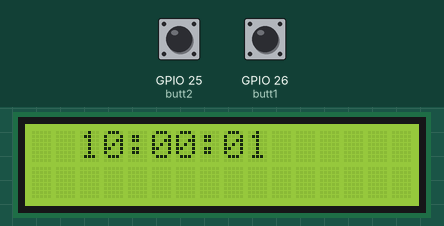
This program was run on a simulated ESP32. Parts: 16×2 character LCD. The test bench sets the inputs (shaded band); at power-on: GPIO 26 (butt1) LOW, GPIO 25 (butt2) LOW. The local clock reads 2024-03-15 10:24:30 at power-on unless the program sets it.

Above: at 1.2 s.
1.3 s: GPIO 26 (butt1) pulled HIGH for 3.2 s
At 3.8 s:
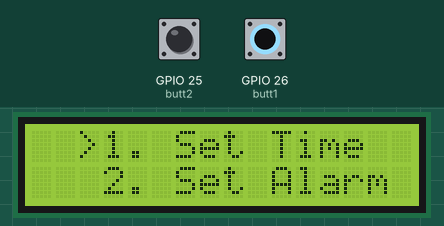
6.0 s: GPIO 25 (butt2) pulled HIGH for 0.15 s
At 6.13 s:
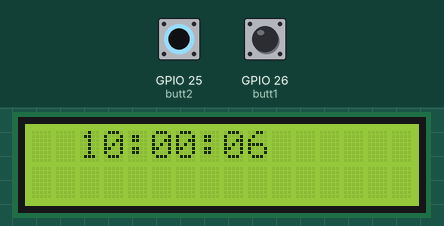
6.7 s: GPIO 25 (butt2) pulled HIGH for 1 s
At 6.96 s:
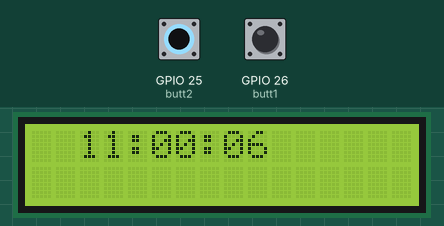
8.3 s: GPIO 26 (butt1) pulled HIGH for 0.15 s
At 8.42 s:
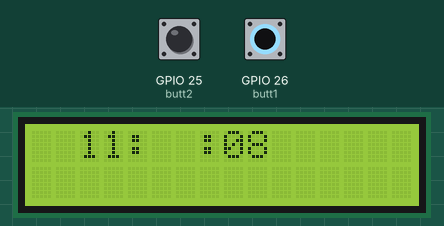
Timing chart, 0 to 10.0 s (numbered marks = the images above; inputs shaded):
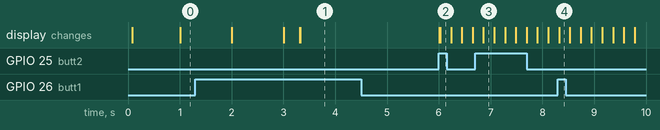

Measured:
- after the input at 1.3 s, the display: first differs from a run without the input after 2.0 s (image 1)
- after the input at 6.0 s, the display: first changes at once (image 2 shows a later state)

The program:

main.cpp
```cpp
#include <Arduino.h>

#include <LiquidCrystal.h>
#include <ESP32Time.h>

const int rs = 17, en = 16, d4 = 13, d5 = 12, d6 = 14, d7 = 27;
LiquidCrystal lcd(rs, en, d4, d5, d6, d7);
ESP32Time rts(0);

const int butt1 = 26;
const int butt2 = 25;

int butt1CurrentStat;
int butt1LastStat = 0;

int butt2CurrentStat;
int butt2LastStat;

unsigned long optionEnterTime = 0;
unsigned long butt1PushMoment = 0;

bool optionModeActivated;
bool isOption1 = true;

char selector1 = '>';
char selector2 = ' ';

//------------SetTime option-----------

int hour;
int minute;
int second;
int day;
int month;
int year;

unsigned long selectorLastBlink;
bool isSelectorIsBlinking = false;
bool is24HourFormat = true;
const char *timeStampList[] = {"  :%02d:%02d", "%02d:  :%02d", "%02d:%02d:  "};
int blinkPointer = 0;

enum SystemState
{
  BASE,
  MENU,
  SET_TIME,
  SET_ALARM
};

SystemState currentState = BASE;

// put your setup code here, to run once:

void runMenu()
{

  char line1[17];
  char line2[17];

  int butt1CurrentStat = digitalRead(butt1);
  int butt2CurrentStat = digitalRead(butt2);

  if (butt1CurrentStat == 1 && butt1LastStat == 0)
  {
    if (isOption1)
    {
      selector1 = '>';
      selector2 = ' ';
      isOption1 = false;
    }
    else
    {
      selector1 = ' ';
      selector2 = '>';
      isOption1 = true;
    }
  }

  if (butt2CurrentStat == 1 && butt2LastStat == 0)
  {
    if (selector1 == '>')
    {
      currentState = SET_TIME;
      lcd.clear();
      return;
    }
    else if (selector2 == '>')
    {
      currentState = SET_ALARM;
      lcd.clear();
      return;
    }
  }

  snprintf(line1, sizeof(line1), "%C1. Set Time", selector1);
  snprintf(line2, sizeof(line2), "%C2. Set Alarm", selector2);

  lcd.setCursor(2, 0);
  lcd.print(line1);
  lcd.setCursor(2, 1);
  lcd.print(line2);
}

void showClock()
{
  lcd.setCursor(2, 0);
  lcd.print(rts.getTime());
  // lcd.setCursor(11, 0);
  // lcd.print(rts.getAmPm());
}

void setTime()
{
  char line1[17];
  char blinkLine[17];
  hour = rts.getHour(is24HourFormat);
  minute = rts.getMinute();
  second = rts.getSecond();

  int pos1 = 0;
  int pos2 = 0;

  const char *timeStamp;

  switch (blinkPointer)
  {
  case (0):
    timeStamp = timeStampList[0];
    pos1 = minute;
    pos2 = second;
    break;
  case (1):
    timeStamp = timeStampList[1];
    pos1 = hour;
    pos2 = second;
    break;
  case (2):
    timeStamp = timeStampList[2];
    pos1 = hour;
    pos2 = minute;
    break;
  }

  if (butt1CurrentStat == 1 && butt1LastStat == 0)
  {
    blinkPointer++;
    if (blinkPointer > 2)
    {
      blinkPointer = 0;
    }
  }

  if (butt2CurrentStat == 1 && butt2LastStat == 0)
  {
    switch (blinkPointer)
    {
    case 0:
      hour++;
      if (hour > 23)
        hour = 0;
      rts.setTime(second, minute, hour, day, month, year);
      break;

    case 1:
      minute++;
      if (minute > 59)
        minute = 0;
      rts.setTime(second, minute, hour, day, month, year);
      break;

    case 2:
      second++;
      if (second > 59)
        minute = 0;
      rts.setTime(second, minute, hour, day, month, year);
      break;
    }
  }

  snprintf(line1, sizeof(line1), "%02d:%02d:%02d", hour, minute, second);
  snprintf(blinkLine, sizeof(blinkLine), timeStamp, pos1, pos2);

  if (millis() - selectorLastBlink > 200)
  {
    if (isSelectorIsBlinking)
    {
      lcd.clear();
      lcd.setCursor(2, 0);
      lcd.print(blinkLine);
      isSelectorIsBlinking = false;
    }
    else
    {
      lcd.clear();
      lcd.setCursor(2, 0);
      lcd.print(line1);
      isSelectorIsBlinking = true;
    }
    selectorLastBlink = millis();
  }


}

void setAlarm()
{
  lcd.setCursor(2, 0);
  lcd.print("Set Alarm");
}

void setup()
{
  pinMode(butt1, INPUT_PULLDOWN);
  pinMode(butt2, INPUT_PULLDOWN);

  rts.setTime(0, 0, 10, 7, 7, 2026);

  day = rts.getDay();
  month = rts.getMonth();
  year = rts.getYear();

  lcd.begin(16, 2);
  lcd.print("Good day Commander!");
  lcd.clear();

  Serial.begin(115200);
}

void loop()
{
  delay(10); // this speeds up the simulation
  butt1CurrentStat = digitalRead(butt1);
  butt2CurrentStat = digitalRead(butt2);

  switch (currentState)
  {
  case (BASE):
    showClock();
    break;
  case (MENU):
    runMenu();
    break;
  case (SET_TIME):
    setTime();
    break;
  case (SET_ALARM):
    setAlarm();
    break;
  }

  if (butt1CurrentStat == 1 && butt1LastStat == 0)
  {
    butt1PushMoment = millis();
  }

  if (butt1CurrentStat == 1 && butt1LastStat == 1 && millis() - butt1PushMoment > 2000 && !optionModeActivated)
  {
    lcd.clear();
    currentState = MENU;
    optionEnterTime = millis();
    optionModeActivated = true;
  }

  if (butt1CurrentStat == 1 || butt2CurrentStat == 1 && optionModeActivated)
  {
    optionEnterTime = millis();
  }

  if (millis() - optionEnterTime > 5000 && optionModeActivated)
  {
    lcd.clear();
    currentState = BASE;
    optionModeActivated = false;
  }

  butt1LastStat = butt1CurrentStat;
  butt2LastStat = butt2CurrentStat;
}
```
